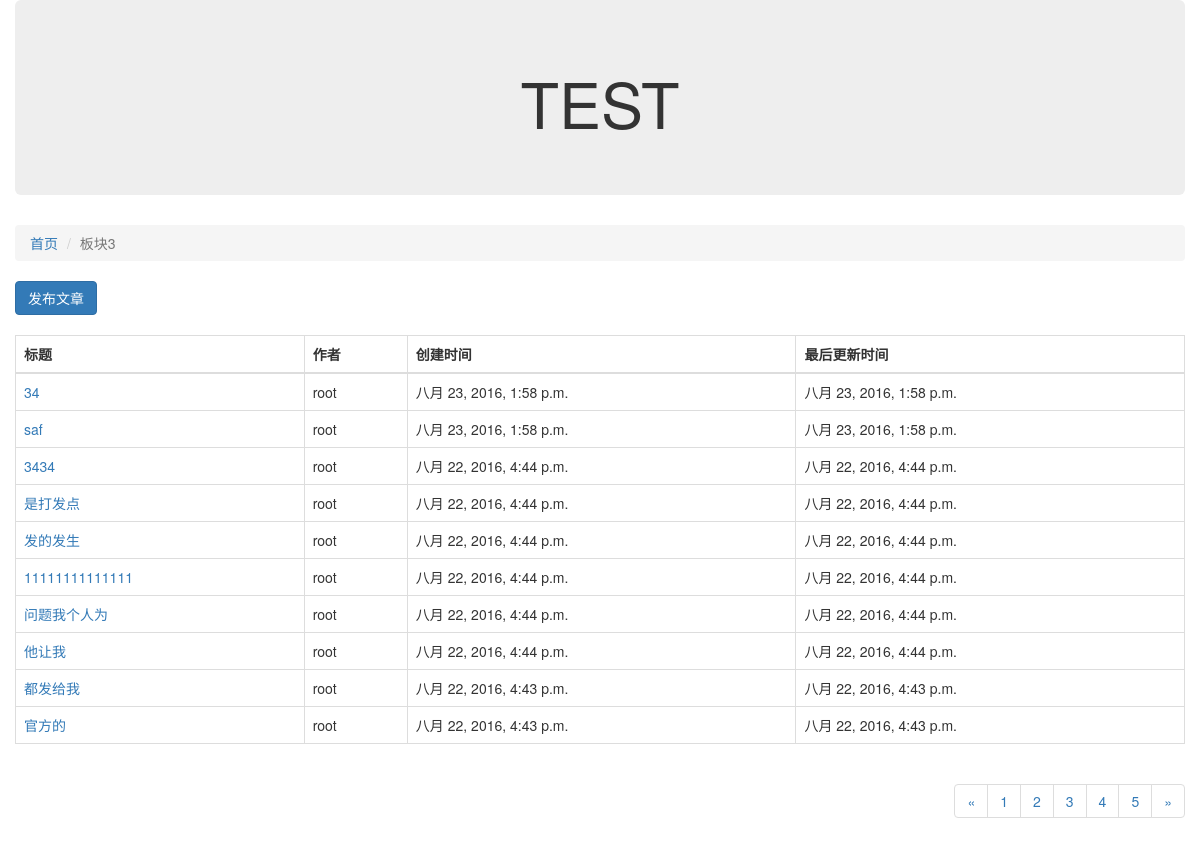
/article/list/3, run on an earlier commit of the app's database.
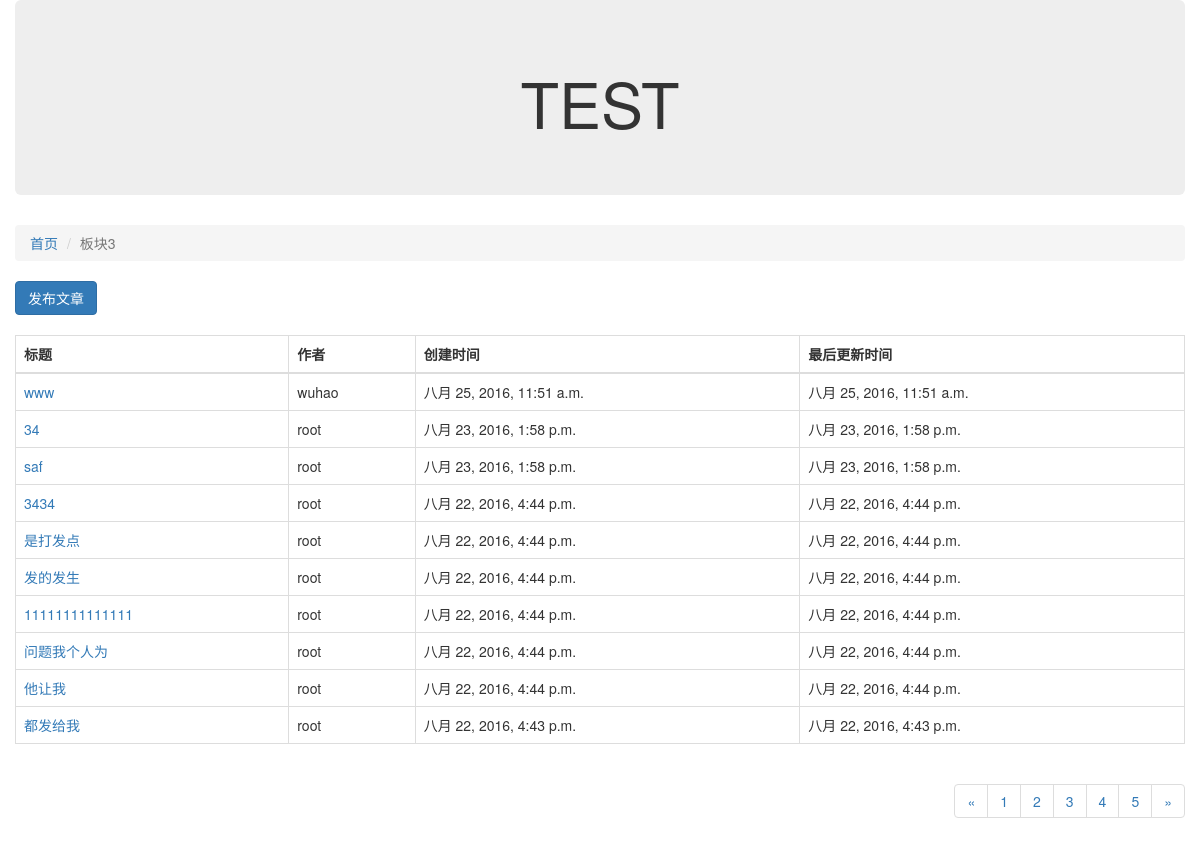
And on a later commit of the database.
### article/models.py (models this page shows, shortened)
class Article(models.Model):
    owner=models.ForeignKey(User,verbose_name="作者")
    block=models.ForeignKey(Block, verbose_name="版块ID")
    title=models.CharField("文章标题",max_length=100)
    content=models.CharField("文章内容", max_length=10000)
    status=models.IntegerField("状态",choices=((0,"正常"),(-1,"删除")))
    create_timestamp=models.DateTimeField("创建时间",auto_now_add=True)
    last_update_timestamp=models.DateTimeField("更新时间",auto_now=True)
    class Meta:
        verbose_name="文章"
        verbose_name_plural="文章"

### article/views.py (the view)
# urls.py: url(r'^list/(?P<block_id>\d+)', article_list),
def article_list(request,block_id):
    ARTICLE_CNT_1PAGE=10
    page_no=int(request.GET.get("page_no","1"))
    block_id=int(block_id)
    block=Block.objects.get(id=block_id)
    all_articles=Article.objects.filter(block=block,status=0).order_by("-id")
    p=Paginator(all_articles,ARTICLE_CNT_1PAGE)
    page=p.page(page_no)
    articles_objs=page.object_list
    return render(request,"article_list.html",{"articles":articles_objs,"b":block})

### article/templates/article_list.html
{% extends "base.html" %}
{% block content %}
<ol class="breadcrumb">
  <li><a href="/">首页</a></li>
  <li class="active">{{ b.name }}</li>
</ol>
<a href="/article/create/{{ b.id }}" class="btn btn-primary">发布文章</a>
<br />
<br />
<table class="table table-hover table-bordered">
  <thead>
    <tr>
      <th>标题</th>
      <th>作者</th>
      <th>创建时间</th>
      <th>最后更新时间</th>
    </tr>
  </thead>
  <tbody>
    {% for article in articles %}
    <tr>
      <td><a href="/article/detail/{{ article.id }}">{{ article.title }}</a></td>
      <td>{{ article.owner }}</td>
      <td>{{ article.create_timestamp }}</td>
      <td>{{ article.last_update_timestamp }}</td>
    </tr>
    {% endfor %}
  </tbody>
</table>
<nav class="pull-right">
  <ul class="pagination">
    <li>
      <a href="#" aria-label="Previous">
        <span aria-hidden="true">&laquo;</span>
      </a>
    </li>
    <li><a href="#">1</a></li>
    <li><a href="#">2</a></li>
    <li><a href="#">3</a></li>
    <li><a href="#">4</a></li>
    <li><a href="#">5</a></li>
    <li>
      <a href="#" aria-label="Next">
        <span aria-hidden="true">&raquo;</span>
      </a>
    </li>
  </ul>
</nav>
{% endblock %}

What changed in the data, as far as the page shows it:
no longer on this page (row unchanged): Article: title "官方的", owner "root", create_timestamp "八月 22, 2016, 4:43 p.m.", last_update_timestamp "八月 22, 2016, 4:43 p.m."
added Article: title "www", owner "wuhao", create_timestamp "八月 25, 2016, 11:51 a.m.", last_update_timestamp "八月 25, 2016, 11:51 a.m."
